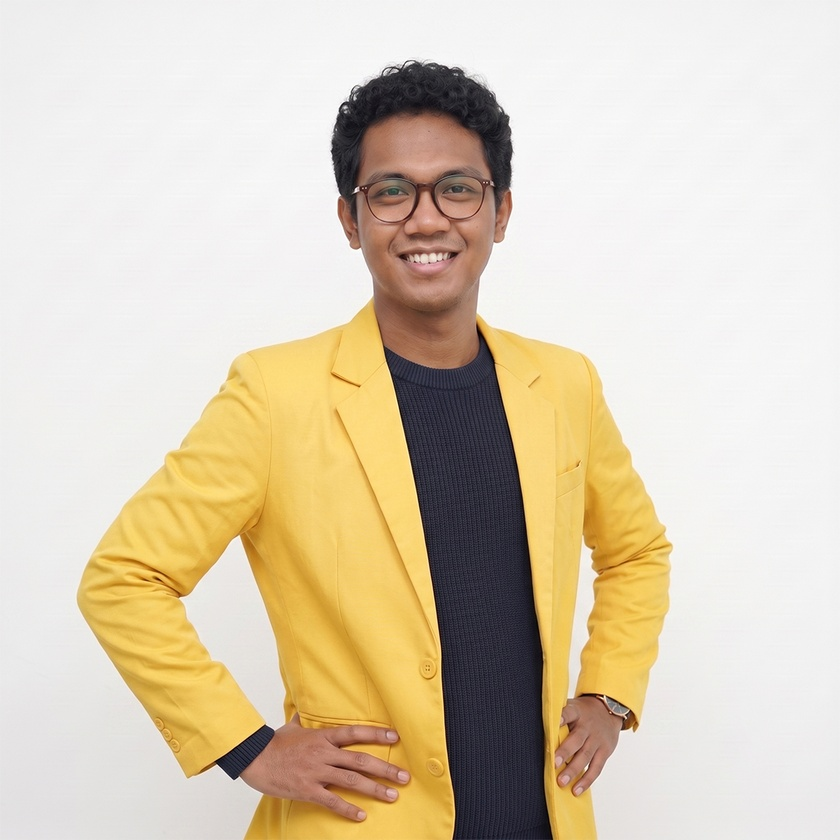
#> input picture pertemuan1/hacker.jpg, 840 x 840 px, shrunk from 1080 x 1080 before the run
$ python PraktikGrayscalne.py
#> lines starting #> are read from the running program, lines starting #| are printed output that depends on the picture
import cv2 as cv

#membaca citra grayscale
image_grayscale = cv.imread('hacker.jpg', cv.IMREAD_GRAYSCALE)
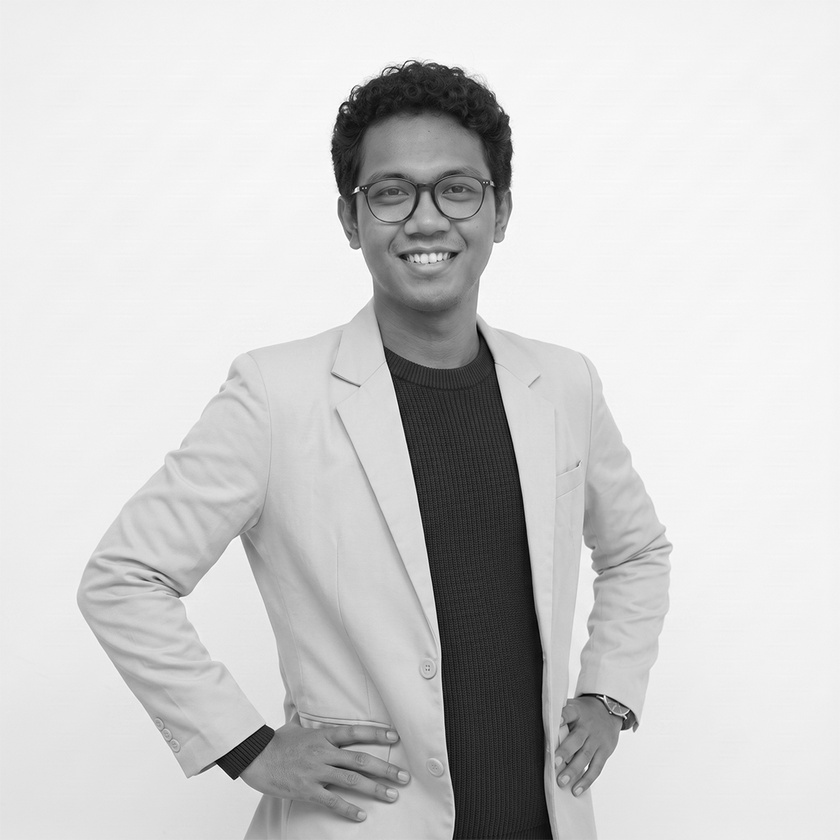
#> image_grayscale: shape (840, 840); min 0, max 255, mean 206

#menampilkan citra
cv. imshow('Citra Grayscale', image_grayscale)

cv.waitKey(0)
cv.destroyAllWindows ()
